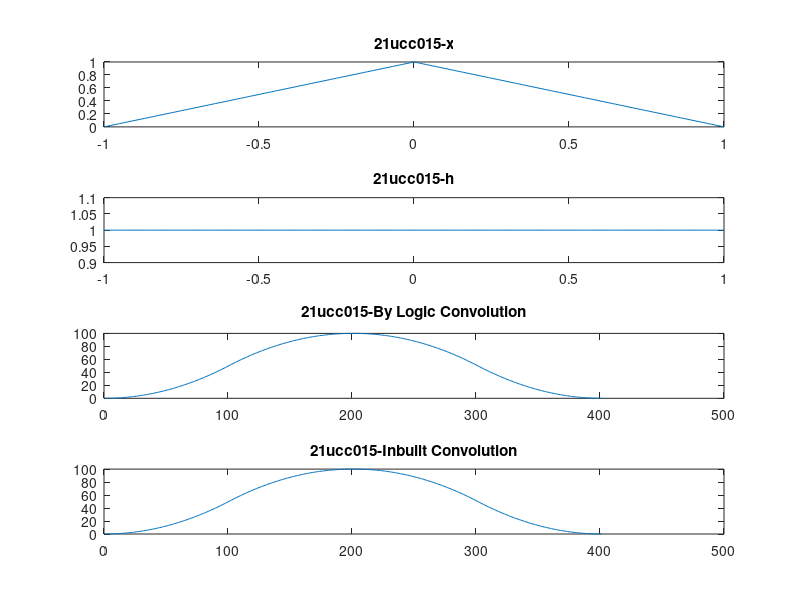

Source code (MATLAB):
clc
clear all
close all
t=-1:0.01:1;
len=length(t);
y=-2:0.01:2;
leny=length(y);
for i=1:len
    if t(i)<0
        x(i)=t(i)+1;
        h(i)=1;
    elseif t(i)>=0
        x(i)=-t(i)+1;
        h(i)=1;
    if t(i)==-1
        h(i)=0;
    if t(i)==1
        h(i)=0;
    end
    end
    end
end
m=length(x);
n=length(h);
X=[x zeros(1,m)];
H=[h zeros(1,n)];
for i=1:m+n-1
    Y(i)=0;
    for j=1:i
        Y(i)=Y(i)+X(j)*H(i-j+1);
    end
end
Z=conv(x,h);
subplot(411);
plot(t,x);
title("21ucc015-x");
subplot(412);
plot(t,h);
title("21ucc015-h");
subplot(413);
plot(Y);
title("21ucc015-By Logic Convolution");
subplot(414);
plot(Z);
title("21ucc015-Inbuilt Convolution");